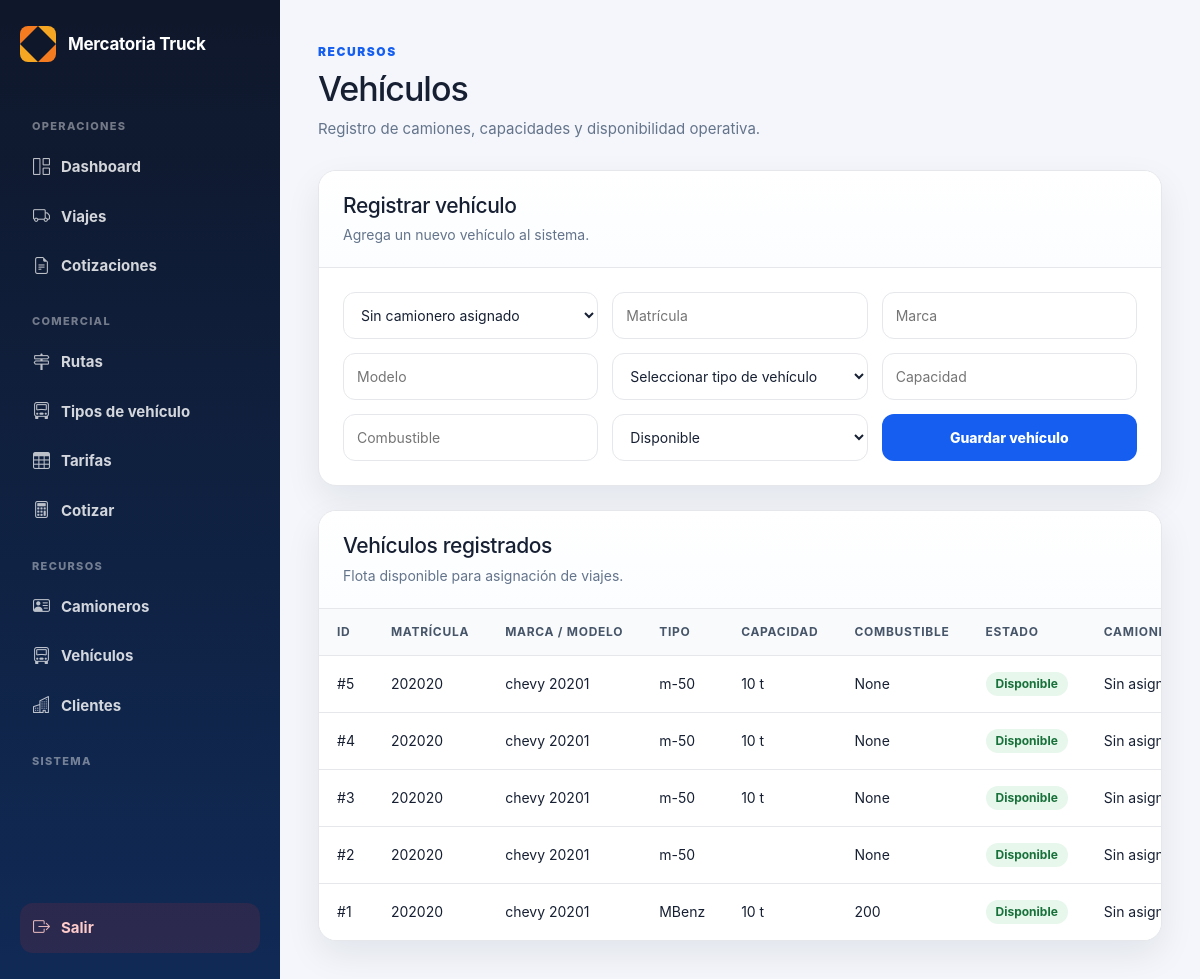
The page /vehiculos on the database its author committed.
### tables this page shows
CREATE TABLE vehiculos (
        id INTEGER PRIMARY KEY AUTOINCREMENT,
        camionero_id INTEGER,
        matricula TEXT,
        marca TEXT,
        modelo TEXT,
        tipo TEXT,
        capacidad TEXT,
        combustible TEXT,
        estado TEXT DEFAULT 'Disponible',
        activo INTEGER DEFAULT 1,
        fecha_creacion TEXT DEFAULT CURRENT_TIMESTAMP
    , tipo_vehiculo_id INTEGER, placa TEXT);

### routes/vehiculos.py (the view, shortened to what this page needs)
@vehiculos_bp.route("/vehiculos", methods=["GET", "POST"])
def vehiculos():
    conexion = conectar()
    cursor = conexion.cursor()
    cursor.execute("""
        SELECT id, nombre
        FROM camioneros
        WHERE activo = 1
        ORDER BY nombre ASC
    """)
    camioneros = cursor.fetchall()
    cursor.execute("""
        SELECT nombre
        FROM tipos_vehiculo
        WHERE activo = 1
        ORDER BY nombre ASC
    """)
    tipos_vehiculo = cursor.fetchall()
    cursor.execute("""
        SELECT
            v.id,
            v.matricula,
            v.marca,
            v.modelo,
            v.tipo,
            v.capacidad,
            v.combustible,
            v.estado,
            c.nombre
        FROM vehiculos v
        LEFT JOIN camioneros c ON c.id = v.camionero_id
        WHERE v.activo = 1
        ORDER BY v.id DESC
    """)
    vehiculos_guardados = cursor.fetchall()
    conexion.close()
    return render_template(
        "vehiculos.html",
        vehiculos=vehiculos_guardados,
        camioneros=camioneros,
        tipos_vehiculo=tipos_vehiculo
    )

### database.py (called while the page is built)
def conectar():
    con = sqlite3.connect(DATABASE_NAME)
    con.row_factory = sqlite3.Row
    return con

### templates/vehiculos.html (shortened to what this page needs)
{% extends "admin/base_admin.html" %}
{% block contenido %}
<div class="page-header">
    <div>
        <span class="eyebrow">Recursos</span>
        <h1>Vehículos</h1>
        <p>Registro de camiones, capacidades y disponibilidad operativa.</p>
    </div>
</div>
<section class="panel">
    <div class="panel-header">
        <div>
            <h2>Registrar vehículo</h2>
            <p>Agrega un nuevo vehículo al sistema.</p>
        </div>
    </div>
    <form method="POST" class="form-grid">
        <select name="camionero_id">
            <option value="">Sin camionero asignado</option>
        </select>
        <input type="text" name="matricula" placeholder="Matrícula" required>
        <input type="text" name="marca" placeholder="Marca">
        <input type="text" name="modelo" placeholder="Modelo">
        <select name="tipo" required>
            <option value="">Seleccionar tipo de vehículo</option>
        </select>
        <input type="text" name="capacidad" placeholder="Capacidad" required>
        <input type="text" name="combustible" placeholder="Combustible" required>
        <select name="estado">
            <option value="Disponible">Disponible</option>
        </select>
        <button type="submit" class="btn-submit">Guardar vehículo</button>
    </form>
</section>
<section class="panel panel-spaced">
    <div class="panel-header">
        <div>
            <h2>Vehículos registrados</h2>
            <p>Flota disponible para asignación de viajes.</p>
        </div>
    </div>
    <div class="table-wrapper">
        <table class="data-table">
            <thead>
                <tr>
                    <th>ID</th>
                    <th>Matrícula</th>
                    <th>Marca / Modelo</th>
                    <th>Tipo</th>
                    <th>Capacidad</th>
                    <th>Combustible</th>
                    <th>Estado</th>
                    <th>Camionero</th>
                </tr>
            </thead>
            <tbody>
                {% for v in vehiculos %}
                <tr>
                    <td>#{{ v[0] }}</td>
                    <td>{{ v[1] }}</td>
                    <td>{{ v[2] }} {{ v[3] }}</td>
                    <td>{{ v[4] }}</td>
                    <td>{{ v[5] }}</td>
                    <td>{{ v[6] }}</td>
                    <td>
                        <span class="badge badge-vehiculo {{ v[7]|lower|replace(' ', '-') }}">
                            {{ v[7] }}
                        </span>
                    </td>
                    <td>{{ v[8] if v[8] else "Sin asignar" }}</td>
                </tr>
                {% else %}
                <tr>
                    <td colspan="8" class="empty-state">No hay vehículos registrados.</td>
                </tr>
                {% endfor %}
            </tbody>
        </table>
    </div>
</section>
{% endblock %}

### static/css/admin.css (style rules this page uses)
:root { --bg: #f4f6fb; --panel: #ffffff; --panel-soft: #f8fafc; --text: #172033; --muted: #64748b; --primary: #155eef; --primary-dark: #0f3ea8; --border: #e5e7eb; --danger: #dc2626; --success: #16a34a; --warning: #f59e0b; --info: #0891b2; --sidebar: #0f172a; --sidebar-soft: #102a56; --shadow: 0 14px 35px rgba(15, 23, 42, 0.08); --radius: 18px; }
* { box-sizing: border-box; }
body { margin: 0; font-family: Inter, "Segoe UI", Arial, sans-serif; background: var(--bg); color: var(--text); }
.page-header { display: flex; justify-content: space-between; align-items: flex-start; gap: 22px; margin-bottom: 30px; }
.eyebrow { display: inline-flex; margin-bottom: 8px; color: var(--primary); font-size: 12px; font-weight: 900; text-transform: uppercase; letter-spacing: 0.13em; }
.page-header h1 { margin: 0; font-size: 34px; letter-spacing: -1px; }
.page-header p { margin: 8px 0 0; color: var(--muted); font-size: 15px; }
.panel { background: var(--panel); border: 1px solid var(--border); border-radius: var(--radius); box-shadow: var(--shadow); overflow: hidden; }
.panel-header { padding: 22px 24px; border-bottom: 1px solid var(--border); background: linear-gradient(180deg, #ffffff 0%, #fbfdff 100%); }
.panel-header h2 { margin: 0; font-size: 21px; letter-spacing: -0.4px; }
.panel-header p { margin: 6px 0 0; color: var(--muted); font-size: 14px; }
.table-wrapper { width: 100%; overflow-x: auto; }
.data-table { width: 100%; border-collapse: collapse; background: var(--panel); }
.data-table th { background: var(--panel-soft); color: #475569; padding: 14px 18px; text-align: left; font-size: 12px; text-transform: uppercase; letter-spacing: 0.06em; border-bottom: 1px solid var(--border); white-space: nowrap; }
.data-table td { padding: 16px 18px; border-bottom: 1px solid var(--border); font-size: 14px; vertical-align: middle; }
.data-table tr:last-child td { border-bottom: none; }
.badge { display: inline-flex; align-items: center; padding: 6px 10px; border-radius: 999px; background: #eef2ff; color: #3730a3; font-size: 12px; font-weight: 850; white-space: nowrap; }
.panel-spaced { margin-top: 24px; }
.form-grid { padding: 24px; display: grid; grid-template-columns: repeat(auto-fit, minmax(220px, 1fr)); gap: 14px; }
.form-grid input, .form-grid select { width: 100%; padding: 12px 13px; border: 1px solid var(--border); border-radius: 12px; background: white; font-size: 14px; color: var(--text); }
.btn-submit { border: none; border-radius: 12px; background: var(--primary); color: white; font-size: 14px; font-weight: 800; cursor: pointer; padding: 12px 16px; }

### templates/vehiculos.html (style rules this page uses)
.badge-vehiculo { display: inline-block; padding: 6px 10px; border-radius: 999px; font-size: 12px; font-weight: 700; }
.badge-vehiculo.disponible { background: #e7f7ec; color: #18713a; }

### rows shown on the page
vehiculos: id "5", matricula "202020", marca "chevy", modelo "20201", tipo "m-50", capacidad "10 t", v "None", estado "Disponible", v "Sin…"
vehiculos: id "4", matricula "202020", marca "chevy", modelo "20201", tipo "m-50", capacidad "10 t", v "None", estado "Disponible", v "Sin…"
vehiculos: id "3", matricula "202020", marca "chevy", modelo "20201", tipo "m-50", capacidad "10 t", v "None", estado "Disponible", v "Sin…"
vehiculos: id "2", matricula "202020", marca "chevy", modelo "20201", tipo "m-50", v "None", estado "Disponible", v "Sin…"
vehiculos: id "1", matricula "202020", marca "chevy", modelo "20201", tipo "MBenz", capacidad "10 t", combustible "200", estado "Disponible", v "Sin…"
